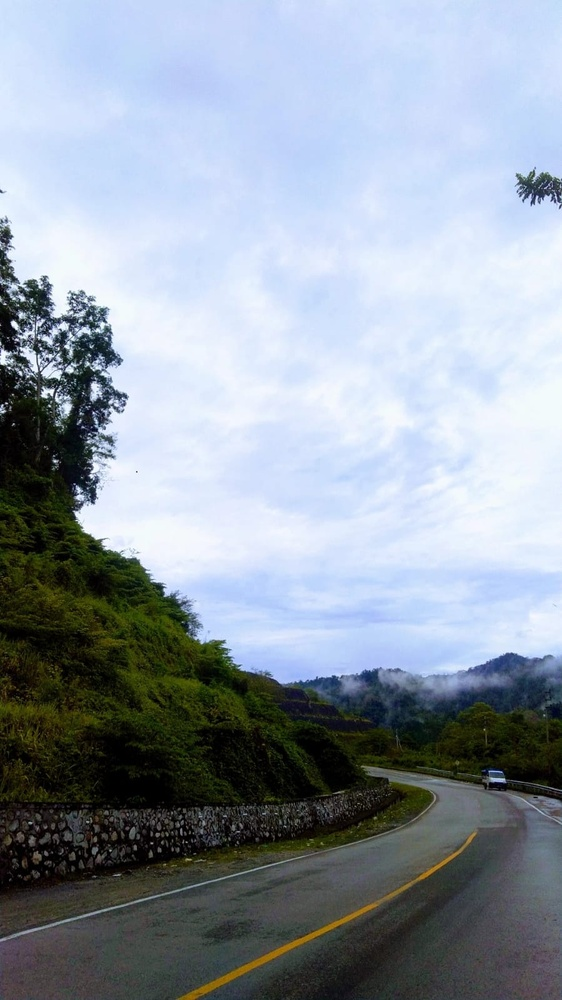
%> input picture Tugas 4/ARIP.jpeg, 562 x 1000 px, shrunk from 899 x 1599 before the run
$ octave bagian3.m   (GNU Octave 9; MATLAB toolbox functions it lacks are replaced by stand-ins)
%> lines starting %> are read from the running program, lines starting %| are printed output that depends on the picture
Img = imread('ARIP.jpeg');
%> Img is the input picture: size 1000x562x3 uint8; mean R, G, B 144.1, 154.2, 165.5
figure,imshow(Img);

I = double(rgb2gray(Img));
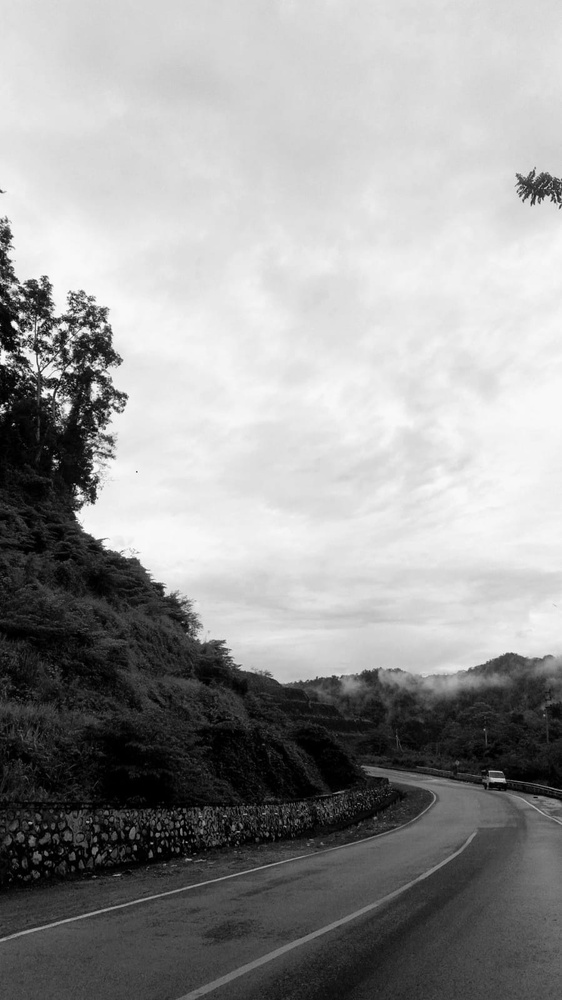
%> I: size 1000x562 double; min 0, max 254, mean 152.5
figure, imshow(I,[]);

robertshor = [0 1; -1 0];
robertsver = [1 0; 0 -1];
Ix = conv2(I,robertshor,'same');
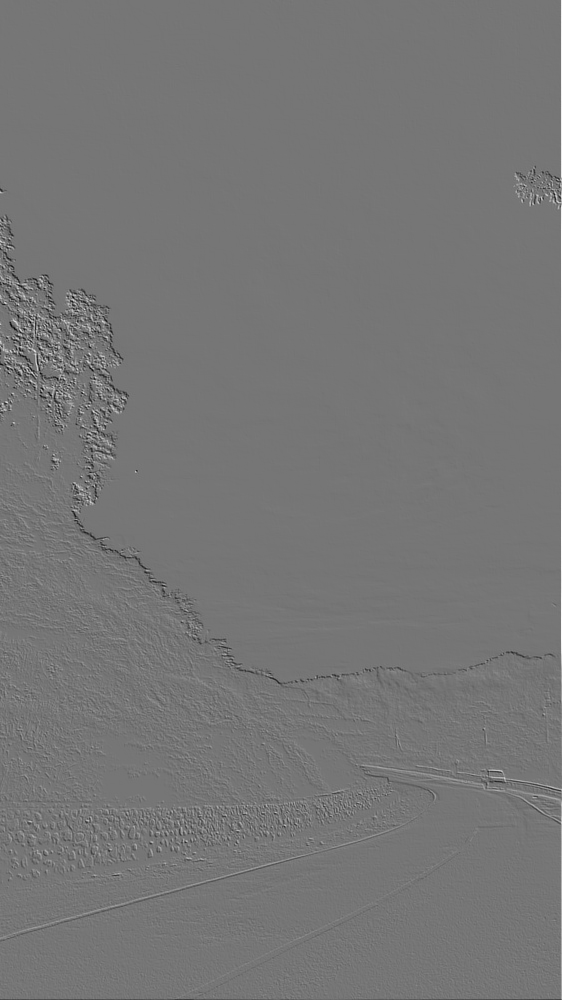
%> Ix: size 1000x562 double; min -214, max 248, mean -0.1; drawn with min black and max white
Iy = conv2(I,robertsver,'same');
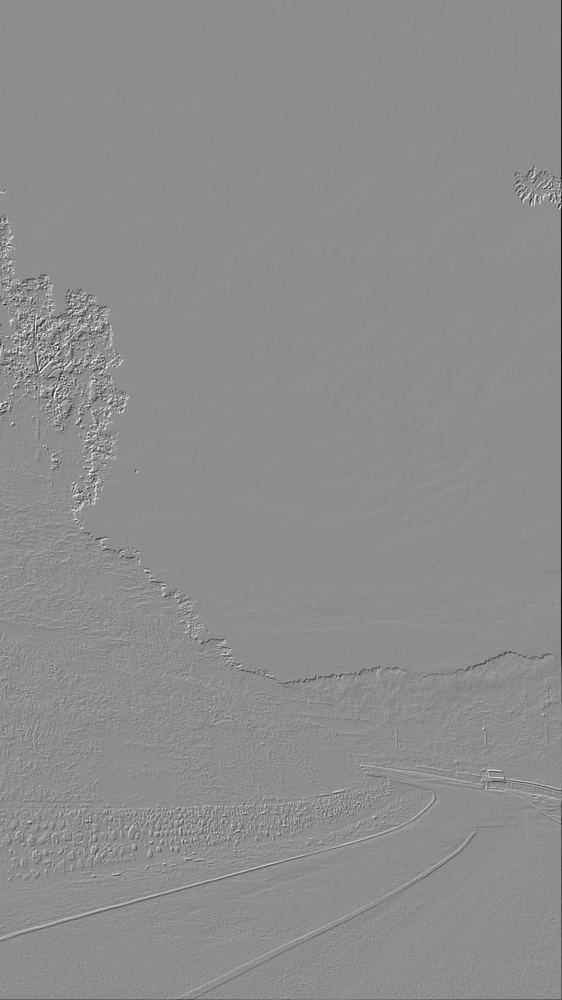
%> Iy: size 1000x562 double; min -248, max 198, mean -0.4; drawn with min black and max white
J = sqrt((Ix.^2)+(Iy.^2));
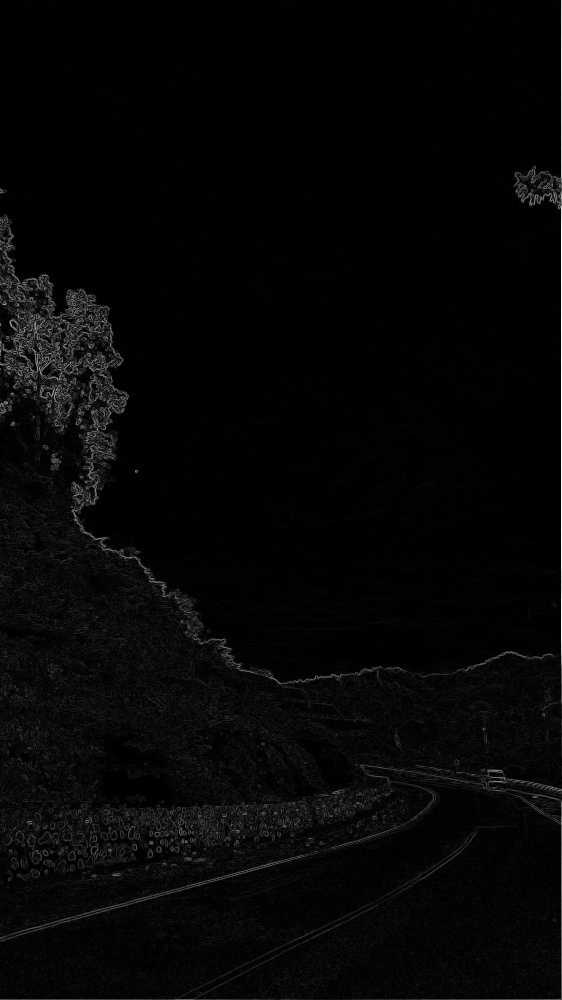
%> J: size 1000x562 double; min 0, max 350.7, mean 8.6; drawn with min black and max white

figure,imshow(Ix,[]);
figure,imshow(Iy,[]);
figure,imshow(J,[]);

$ run again, with Tugas 4/HUTKOT.jpg copied over Tugas 4/ARIP.jpeg
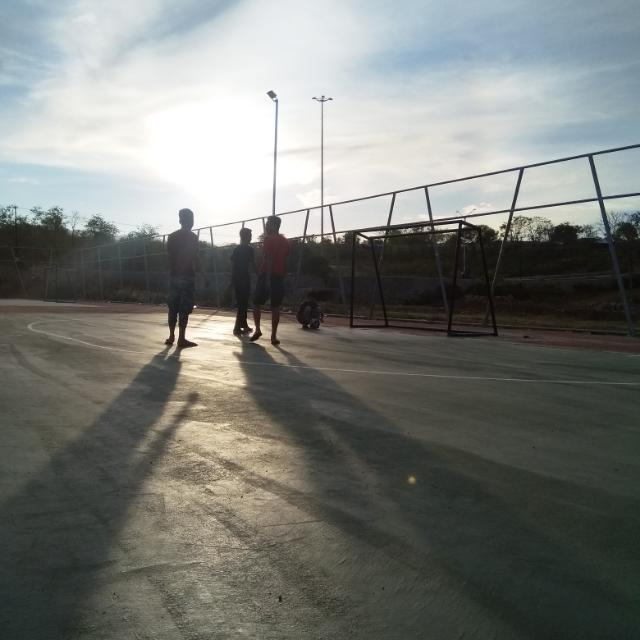
%> input picture Tugas 4/HUTKOT.jpg, 640 x 640 px
%> Img is the input picture: size 640x640x3 uint8; mean R, G, B 120, 122.4, 118.4
%> `Ix = conv2(I,robertshor,'same');`:
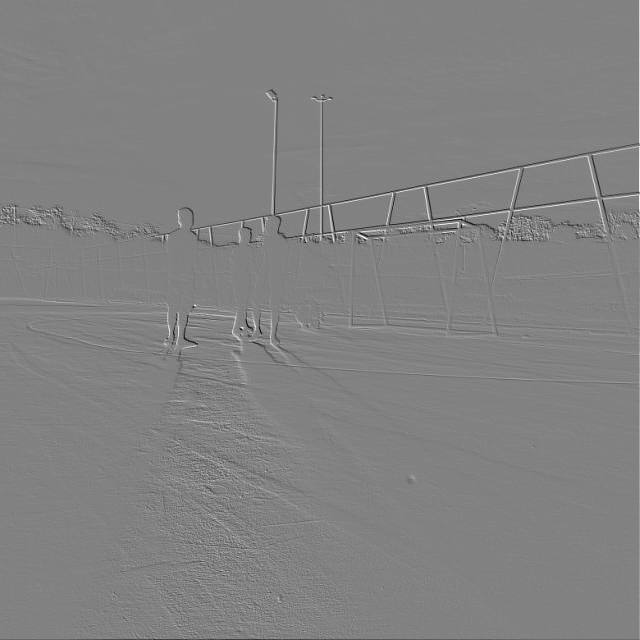
%> Ix: size 640x640 double; min -209, max 201, mean -0.1; drawn with min black and max white
%> `J = sqrt((Ix.^2)+(Iy.^2));`:
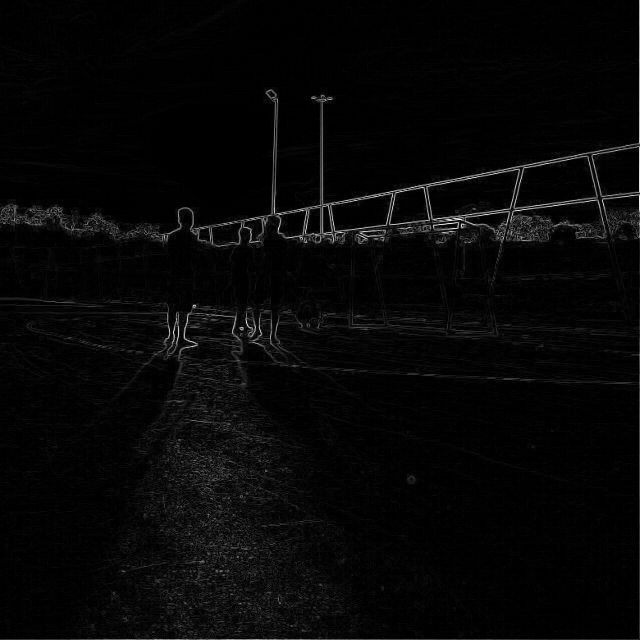
%> J: size 640x640 double; min 0, max 285, mean 8; drawn with min black and max white
